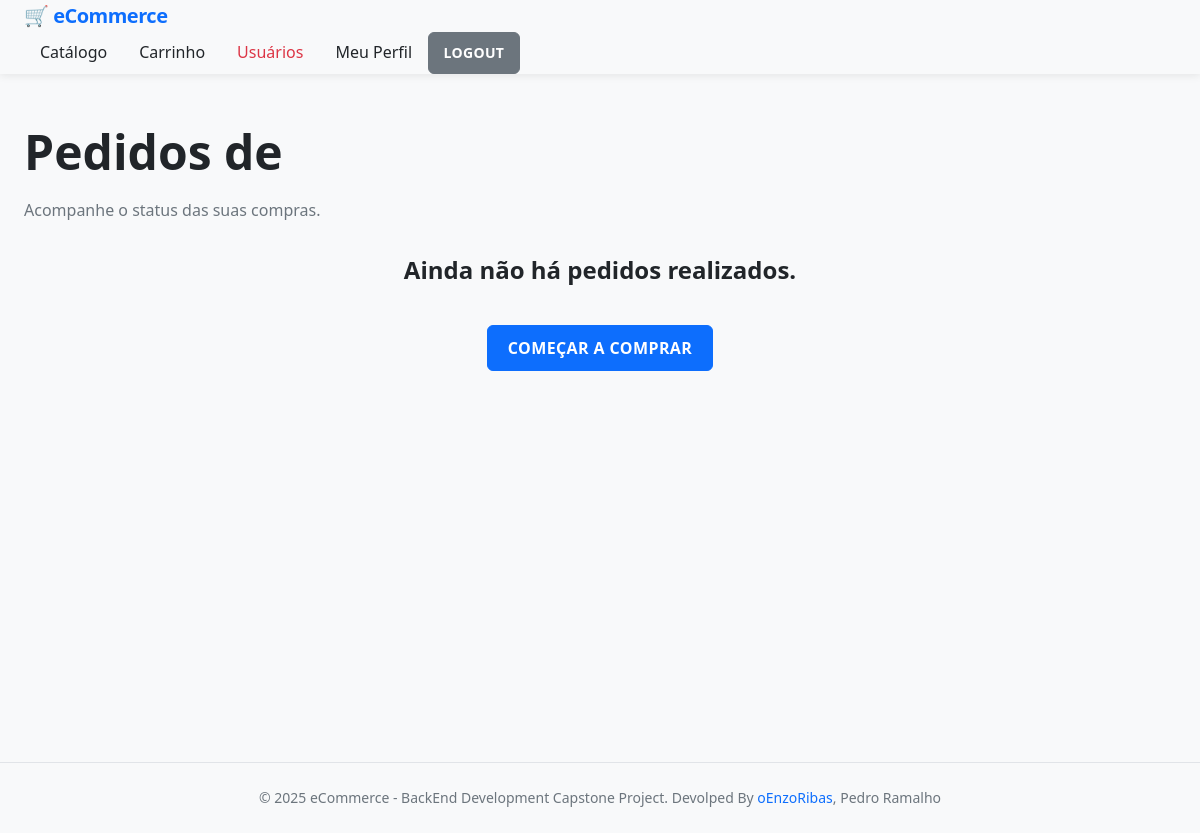
/pedidos/6/listar (signed in), run on an earlier commit of the app's database.
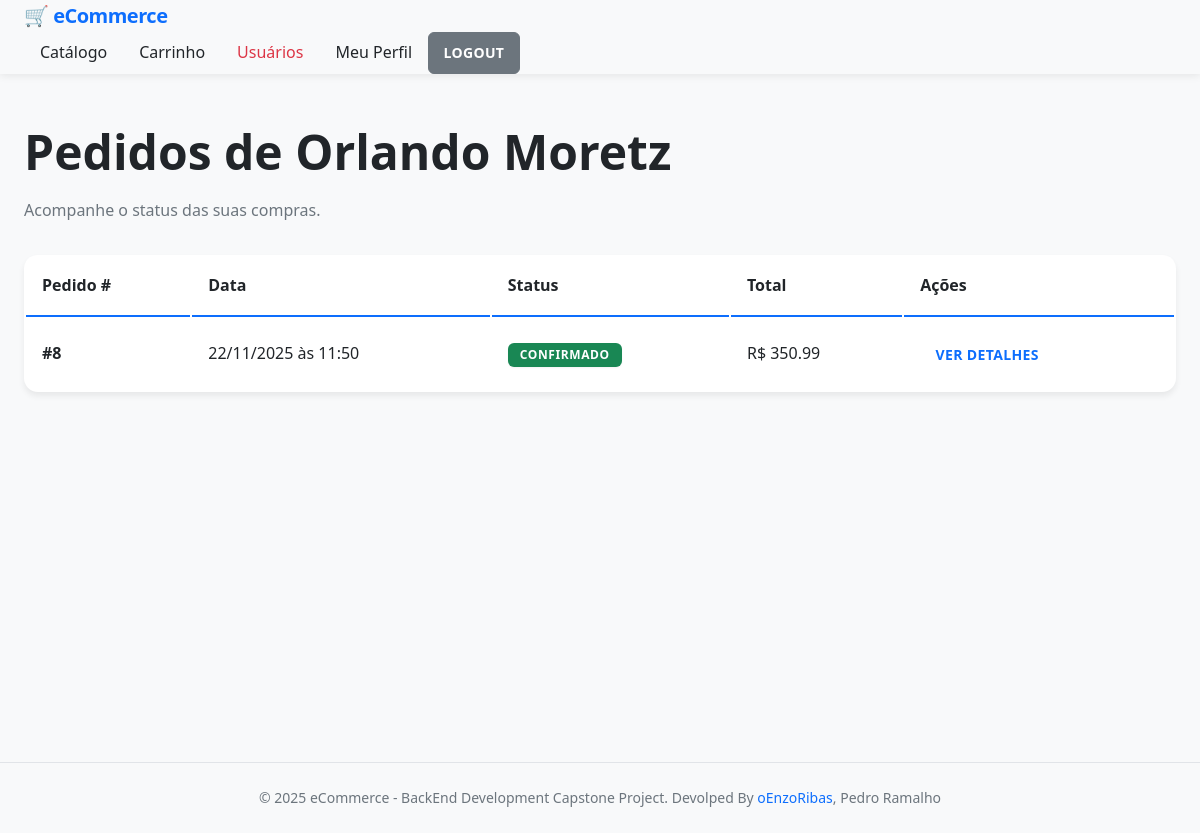
And on a later commit of the database.
### models/cliente_model.py (models this page shows, shortened)
class Cliente(db.Model):
    __tablename__ = 'clientes'
    id = Column(Integer, primary_key=True, autoincrement=True, nullable=False)
    nome = Column(String(256), nullable=False)
    email = Column(String(256), unique=True, nullable=False)
    senha_hash = Column(String(256), nullable=False)
    telefone = Column(String(256))
    role = Column(String(50), default='cliente')

### models/pedido_model.py (models this page shows, shortened)
class Pedido(db.Model):
    __tablename__ = 'pedidos'
    id = Column(Integer, primary_key=True, autoincrement=True, nullable=False)
    cliente_id = Column(Integer, ForeignKey('clientes.id'), nullable=False)
    data = Column(db.DateTime, default=datetime.datetime.now)
    status = Column(String(256), default="pendente")
    itens = db.relationship('ItemPedido', backref='pedido', lazy=True, cascade='all, delete-orphan')
    pagamentos = db.relationship('Pagamento', backref='pedido', lazy=True, cascade='all, delete-orphan')
    def calcular_total(self):
        return sum(item.calcular_subtotal() for item in self.itens)

class ItemPedido(db.Model):
    __tablename__ = 'itens_pedido'
    id = Column(Integer, primary_key=True, autoincrement=True, nullable=False)
    pedido_id = Column(Integer, ForeignKey('pedidos.id'), nullable=False)
    produto_id = Column(Integer, ForeignKey('produtos.id'), nullable=False)
    quantidade = Column(Integer, nullable=False)
    preco_unitario = db.Column(db.Numeric(10,2), nullable=False)
    produto = db.relationship('Produto', primaryjoin='ItemPedido.produto_id == Produto.id')
    def calcular_subtotal(self):
        return float(self.preco_unitario) * self.quantidade

### routes/pedidos.py (the view)
@pedidos_bp.route('/<int:cliente_id>/listar')
@requer_autenticacao
def listar(cliente_id):
    user = get_client_by_id(cliente_id)
    page = request.args.get('page', 1, type=int)
    pedidos = Pedido.query.filter_by(cliente_id=cliente_id).paginate(page=page, per_page=10)
    return render_template('pedidos/listar.html', pedidos=pedidos, user=user)

### utils/auth_utils.py (called while the page is built)
def get_client_by_id(cliente_id):
    return Cliente.query.get(cliente_id)

def cliente_autenticado():
    return session.get('cliente_autenticado', False)

def requer_autenticacao(f):
    @wraps(f)
    def decorated_function(*args, **kwargs):
        if not cliente_autenticado():
            return redirect(url_for('auth.login'))
        return f(*args, **kwargs)
    return decorated_function

### templates/pedidos/listar.html (shortened to what this page needs)
{% extends "base.html" %}
{% block content %}
<div class="row mb-4">
    <div class="col-12">
        <h1 class="mb-0">Pedidos de {{ user.nome }}</h1>
        <p class="text-muted">Acompanhe o status das suas compras.</p>
    </div>
</div>
{% if pedidos.items %}
<div class="table-responsive">
    <table class="table table-striped table-hover align-middle">
        <thead class="table-dark">
            <tr>
                <th>Pedido #</th>
                <th>Data</th>
                <th>Status</th>
                <th class="text-end">Total</th>
                <th>Ações</th>
            </tr>
        </thead>
        <tbody>
            {% for pedido in pedidos.items %}
            <tr>
                <td><strong>#{{ pedido.id }}</strong></td>
                <td>{{ pedido.data.strftime('%d/%m/%Y às %H:%M') }}</td>
                <td>
                    {% if pedido.status == 'pendente' %}
                    <span class="badge bg-warning text-dark">Pendente</span>
                    {% elif pedido.status == 'confirmado' %}
                    <span class="badge bg-success">Confirmado</span>
                    {% elif pedido.status == 'cancelado' %}
                    <span class="badge bg-danger">Cancelado</span>
                    {% else %}
                    <span class="badge bg-info">{{ pedido.status | upper }}</span>
                    {% endif %}
                </td>
                <td class="text-end fw-bold">R$ {{ "%.2f"|format(pedido.calcular_total()) }}</td>
                <td>
                    <a href="{{ url_for('pedidos.detalhes', pedido_id=pedido.id) }}"
                        class="btn btn-sm btn-outline-primary">
                        Ver Detalhes
                    </a>
                </td>
            </tr>
            {% endfor %}
        </tbody>
    </table>
</div>
{% else %}
<div class="alert alert-info text-center">
    <h4>Ainda não há pedidos realizados.</h4>
    <a href="{{ url_for('produtos.listar') }}" class="btn btn-primary mt-3">Começar a Comprar</a>
</div>
{% endif %}
{% endblock %}

What changed in the data, as far as the page shows it:
added Cliente: nome "Orlando Moretz"
added Pedido: id "8", data "22/11/2025 às 11:50", status "CONFIRMADO"
added ItemPedido: calcular_total "350.99"
Also different on the page:
text no longer shown: "Ainda não há pedidos realizados. COMEÇAR A COMPRAR"
text now shown: "Pedido # Data Status Total Ações"
